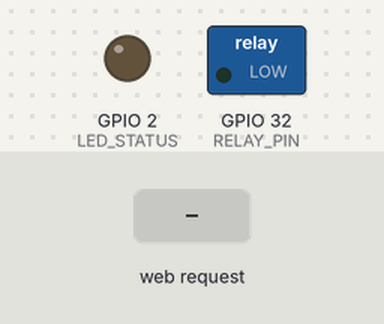
A sketch run on a simulated ESP32. On the bench: switched loads named in the sketch (green lamp = pin HIGH), output pins drawn as LEDs (lit = HIGH). Inputs (shaded band) come from the test bench.

Above: at 1.2 s.
1.3 s: HTTP request GET /toggle received
At 2.4 s:
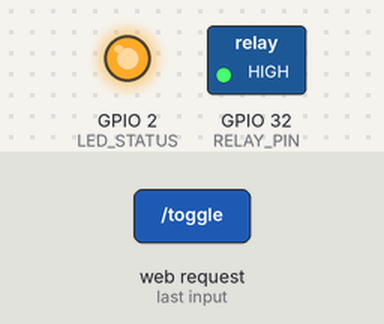
Timing chart, 0 to 4.3 s (numbered marks = the images above; inputs shaded):
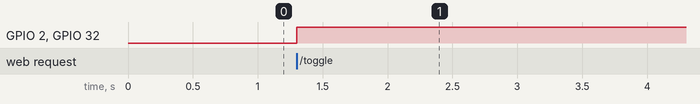

The sketch:

teste_rele_uvc.ino
```cpp
#include <WiFi.h>
#include <WebServer.h>

#define RELAY_PIN 32  // Pino de controle do Módulo Relé (UV-C)
#define LED_STATUS 2  // LED integrado da ESP32

const char* ssid = "RoboLight-UVC-Test";
const char* password = "robolight123";

WebServer server(80);
bool relayEstado = false;

const char webpageHTML[] PROGMEM = R"=====(
<!DOCTYPE html>
<html lang="pt">
<head>
  <meta charset="UTF-8">
  <meta name="viewport" content="width=device-width, initial-scale=1.0">
  <title>RoboLight - Teste UV-C</title>
  <style>
    * { box-sizing: border-box; margin: 0; padding: 0; font-family: sans-serif; }
    body { background-color: #0f172a; color: #f8fafc; display: flex; flex-direction: column; align-items: center; justify-content: center; min-height: 100vh; padding: 20px; text-align: center; }
    .card { background: #1e293b; padding: 30px; border-radius: 16px; border: 1px solid #334155; width: 100%; max-width: 400px; }
    h1 { font-size: 1.4rem; color: #38bdf8; margin-bottom: 10px; }
    .status-box { background: #0f172a; padding: 15px; border-radius: 10px; margin: 20px 0; border: 1px solid #334155; }
    .status-value { font-size: 1.2rem; font-weight: bold; color: #ef4444; }
    .status-value.ativo { color: #10b981; }
    .btn-toggle { width: 100%; padding: 18px; font-size: 1.1rem; font-weight: bold; border: none; border-radius: 12px; cursor: pointer; color: #fff; background: #dc2626; }
    .btn-toggle.ativo { background: #10b981; }
  </style>
</head>
<body>
  <div class="card">
    <h1>RoboLight UV-C</h1>
    <p>Painel de Teste do Módulo Relé</p>
    <div class="status-box">
      <div id="txt-status" class="status-value">LÂMPADAS DESLIGADAS</div>
    </div>
    <button id="btn-relay" class="btn-toggle" onclick="alternarRelay()">LIGAR UV-C</button>
  </div>
  <script>
    function alternarRelay() {
      fetch('/toggle').then(r => r.json()).then(data => actualizar(data.estado));
    }
    function actualizar(estado) {
      const txt = document.getElementById('txt-status');
      const btn = document.getElementById('btn-relay');
      if (estado === "ON") {
        txt.innerText = "LÂMPADAS ENERGIZADAS (ON)"; txt.classList.add('ativo');
        btn.innerText = "DESLIGAR UV-C"; btn.classList.add('ativo');
      } else {
        txt.innerText = "LÂMPADAS DESLIGADAS (OFF)"; txt.classList.remove('ativo');
        btn.innerText = "LIGAR UV-C"; btn.classList.remove('ativo');
      }
    }
  </script>
</body>
</html>
)=====";

void handleRoot() { server.send(200, "text/html", webpageHTML); }
void handleToggle() {
  relayEstado = !relayEstado;
  digitalWrite(RELAY_PIN, relayEstado ? HIGH : LOW);
  digitalWrite(LED_STATUS, relayEstado ? HIGH : LOW);
  server.send(200, "application/json", "{\"estado\":\"" + String(relayEstado ? "ON" : "OFF") + "\"}");
}

void setup() {
  Serial.begin(115200);
  pinMode(RELAY_PIN, OUTPUT);
  pinMode(LED_STATUS, OUTPUT);
  digitalWrite(RELAY_PIN, LOW);
  digitalWrite(LED_STATUS, LOW);
  WiFi.mode(WIFI_AP);
  WiFi.softAP(ssid, password);
  server.on("/", handleRoot);
  server.on("/toggle", handleToggle);
  server.begin();
}

void loop() { server.handleClient(); }
```

Measured:
- after the input at 1.3 s, GPIO 2 (LED_STATUS), GPIO 32 (RELAY_PIN): LOW → HIGH at once
